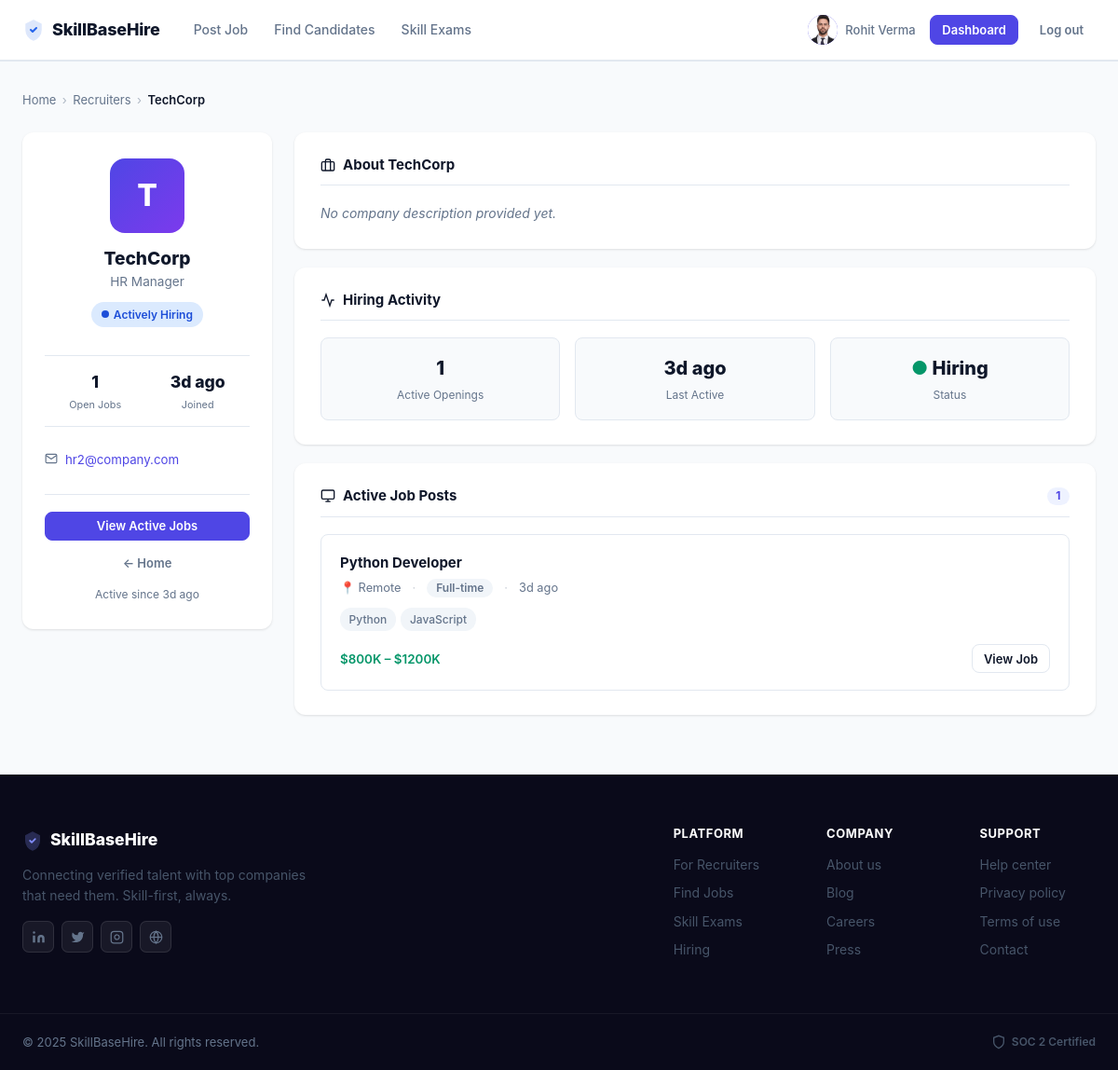
/recruiters/4 (signed in), run on the app's committed database.
### tables this page shows
CREATE TABLE users (
                id INTEGER PRIMARY KEY AUTOINCREMENT,
                name TEXT NOT NULL,
                email TEXT UNIQUE NOT NULL,
                password_hash TEXT NOT NULL,
                role TEXT NOT NULL CHECK(role IN ('candidate','recruiter')),
                created_at TIMESTAMP DEFAULT CURRENT_TIMESTAMP
            , email_verified INTEGER DEFAULT 1, verification_token TEXT);

CREATE TABLE recruiter_profiles (
                id INTEGER PRIMARY KEY AUTOINCREMENT,
                user_id INTEGER UNIQUE NOT NULL,
                company TEXT NOT NULL,
                company_bio TEXT DEFAULT '',
                website TEXT DEFAULT '', phone TEXT DEFAULT '', job_title TEXT DEFAULT '', company_size TEXT DEFAULT '', industry TEXT DEFAULT '', company_location TEXT DEFAULT '', profile_photo TEXT,
                FOREIGN KEY (user_id) REFERENCES users(id)
            );

CREATE TABLE jobs (
                id INTEGER PRIMARY KEY AUTOINCREMENT,
                recruiter_id INTEGER NOT NULL,
                title TEXT NOT NULL,
                company TEXT NOT NULL,
                location TEXT NOT NULL,
                job_type TEXT NOT NULL DEFAULT 'Full-time',
                description TEXT NOT NULL,
                requirements TEXT DEFAULT '',
                salary_min INTEGER DEFAULT 0,
                salary_max INTEGER DEFAULT 0,
                active INTEGER DEFAULT 1,
                created_at TIMESTAMP DEFAULT CURRENT_TIMESTAMP, skill_test_mandatory INTEGER DEFAULT 0,
                FOREIGN KEY (recruiter_id) REFERENCES users(id)
            );

### app.py (the view)
@app.route('/recruiters/<int:recruiter_id>')
def recruiter_detail(recruiter_id):
    db = get_db()
    recruiter = db.execute('''
        SELECT u.id, u.name, u.email, u.created_at,
               rp.company, rp.company_bio, rp.website, rp.profile_photo
        FROM users u LEFT JOIN recruiter_profiles rp ON u.id = rp.user_id
        WHERE u.id = ? AND u.role = 'recruiter'
    ''', [recruiter_id]).fetchone()
    if not recruiter:
        return render_template('recruiter_detail.html', recruiter=None, jobs=[],
                               user=get_current_user())
    jobs = db.execute('''
        SELECT j.*,
               (SELECT GROUP_CONCAT(s.name, ', ')
                FROM job_skills js JOIN skills s ON js.skill_id = s.id
                WHERE js.job_id = j.id) AS skills_list
        FROM jobs j WHERE j.recruiter_id = ? AND j.active = 1
        ORDER BY j.created_at DESC
    ''', [recruiter_id]).fetchall()
    return render_template('recruiter_detail.html', recruiter=recruiter, jobs=jobs,
                           user=get_current_user())

### templates/recruiter_detail.html (shortened to what this page needs)
{% extends "base.html" %}
{% block content %}
<div class="rd-page">
  <div class="container">
    {% if not recruiter %}
    <div class="rd-not-found">
      <div class="rd-not-found-icon">🏢</div>
      <h2>Recruiter Not Found</h2>
      <p>This recruiter profile doesn't exist or has been removed.</p>
      <a href="{{ url_for('home') }}" class="btn btn-primary">Go Back</a>
    </div>
    {% else %}
    <nav class="rd-breadcrumb" aria-label="Breadcrumb">
      <a href="{{ url_for('home') }}">Home</a>
      <span class="rd-sep">›</span>
      <span>Recruiters</span>
      <span class="rd-sep">›</span>
      <strong>{{ recruiter.company }}</strong>
    </nav>
    <div class="rd-layout">
      <aside>
        <div class="rd-profile-card">
          {% if session.get('user_id') == recruiter.id and session.get('role') == 'recruiter' %}
            <div id="puc-recruiter-detail" style="display:flex;justify-content:center;margin:0 auto 1rem;"></div>
          {% else %}
            <div class="rd-avatar" aria-label="{{ recruiter.company }}">
              {% if recruiter.profile_photo %}
                <img src="/static/uploads/photos/{{ recruiter.profile_photo }}" alt="{{ recruiter.company }}" style="width:100%;height:100%;object-fit:cover;display:block;">
              {% else %}
                {{ recruiter.company[0].upper() }}
              {% endif %}
            </div>
          {% endif %}
          <h1 class="rd-company-name">{{ recruiter.company }}</h1>
          <div class="rd-recruiter-sub">{{ recruiter.name }}</div>
          {% if jobs | length > 0 %}
          <div class="rd-hiring-badge">
            <svg width="8" height="8" viewBox="0 0 8 8"><circle cx="4" cy="4" r="4" fill="currentColor"/></svg>
            Actively Hiring
          </div>
          {% endif %}
          <div class="rd-stat-row">
            <div class="rd-stat-item">
              <div class="rd-stat-num">{{ jobs | length }}</div>
              <div class="rd-stat-lbl">Open Jobs</div>
            </div>
            <div class="rd-stat-item">
              <div class="rd-stat-num">{{ recruiter.created_at | timeago }}</div>
              <div class="rd-stat-lbl">Joined</div>
            </div>
          </div>
          <ul class="rd-meta-list">
            <li>
              <span class="mi-icon">
                <svg width="14" height="14" viewBox="0 0 24 24" fill="none" stroke="currentColor" stroke-width="2"><path d="M4 4h16c1.1 0 2 .9 2 2v12c0 1.1-.9 2-2 2H4c-1.1 0-2-.9-2-2V6c0-1.1.9-2 2-2z"/><polyline points="22,6 12,13 2,6"/></svg>
              </span>
              <a href="mailto:{{ recruiter.email }}">{{ recruiter.email }}</a>
            </li>
          </ul>
          <hr class="rd-divider">
          <div class="rd-actions">
            {% if session.get('role') == 'candidate' %}
              <a href="#active-jobs" class="btn btn-primary btn-full btn-sm">View Active Jobs</a>
              <a href="mailto:{{ recruiter.email }}" class="btn btn-outline btn-full btn-sm">Contact Recruiter</a>
              <a href="{{ url_for('jobs') }}" class="btn btn-ghost btn-full btn-sm">Browse All Jobs</a>
            {% elif user and user.id == recruiter.id %}
              <a href="{{ url_for('post_job') }}" class="btn btn-primary btn-full btn-sm">+ Post New Job</a>
              <a href="{{ url_for('recruiter_dashboard') }}" class="btn btn-outline btn-full btn-sm">Manage Jobs</a>
              <a href="{{ url_for('search_candidates') }}" class="btn btn-ghost btn-full btn-sm">Find Candidates</a>
            {% else %}
              {% if jobs | length > 0 %}
                <a href="#active-jobs" class="btn btn-primary btn-full btn-sm">View Active Jobs</a>
              {% endif %}
              <a href="{{ url_for('home') }}" class="btn btn-ghost btn-full btn-sm">← Home</a>
            {% endif %}
          </div>
          <div class="rd-joined">Active since {{ recruiter.created_at | timeago }}</div>
        </div>
      </aside>
      <div class="rd-main">
        <div class="rd-card">
          <h2 class="rd-card-title">
            <span style="display:flex;align-items:center;gap:.5rem">
              <svg width="16" height="16" viewBox="0 0 24 24" fill="none" stroke="currentColor" stroke-width="2"><rect x="2" y="7" width="20" height="14" rx="2"/><path d="M16 21V5a2 2 0 00-2-2h-4a2 2 0 00-2 2v16"/></svg>
              About {{ recruiter.company }}
            </span>
          </h2>
          {% if recruiter.company_bio %}
            <p class="rd-about">{{ recruiter.company_bio }}</p>
          {% else %}
            <p class="rd-about" style="font-style:italic">No company description provided yet.</p>
          {% endif %}
        </div>
        <div class="rd-card">
          <h2 class="rd-card-title">
            <span style="display:flex;align-items:center;gap:.5rem">
              <svg width="16" height="16" viewBox="0 0 24 24" fill="none" stroke="currentColor" stroke-width="2"><polyline points="22 12 18 12 15 21 9 3 6 12 2 12"/></svg>
              Hiring Activity
            </span>
          </h2>
          <div class="rd-activity-grid">
            <div class="rd-activity-box">
              <div class="rd-activity-val">{{ jobs | length }}</div>
              <div class="rd-activity-lbl">Active Openings</div>
            </div>
            <div class="rd-activity-box">
              <div class="rd-activity-val">{{ recruiter.created_at | timeago }}</div>
              <div class="rd-activity-lbl">Last Active</div>
            </div>
            <div class="rd-activity-box">
              <div class="rd-activity-val">
                {% if jobs | length > 0 %}
                  <span style="color:var(--success)">●</span> Hiring
                {% else %}
                  <span style="color:var(--text-muted)">●</span> None
                {% endif %}
              </div>
              <div class="rd-activity-lbl">Status</div>
            </div>
          </div>
        </div>
        <div class="rd-card" id="active-jobs">
          <h2 class="rd-card-title">
            <span style="display:flex;align-items:center;gap:.5rem">
              <svg width="16" height="16" viewBox="0 0 24 24" fill="none" stroke="currentColor" stroke-width="2"><rect x="2" y="3" width="20" height="14" rx="2"/><line x1="8" y1="21" x2="16" y2="21"/><line x1="12" y1="17" x2="12" y2="21"/></svg>
              Active Job Posts
            </span>
            {% if jobs | length > 0 %}
              <span class="rd-card-count">{{ jobs | length }}</span>
            {% endif %}
          </h2>
          {% if jobs %}
            {% for job in jobs %}
            <div class="rd-job-card">
              <div class="rd-job-title">{{ job.title }}</div>
              <div class="rd-job-meta">
                <span>📍 {{ job.location }}</span>
                <span class="rd-job-meta-dot">·</span>
                <span class="badge badge-gray">{{ job.job_type }}</span>
                <span class="rd-job-meta-dot">·</span>
                <span>{{ job.created_at | timeago }}</span>
              </div>
              {% if job.skills_list %}
              <div class="rd-job-skills">
                {% for skill_name in job.skills_list.split(', ') %}
                  <span class="rd-job-skill-tag">{{ skill_name }}</span>
                {% endfor %}
              </div>
              {% endif %}
              <div class="rd-job-foot">
                <div>
                  {% if job.salary_min or job.salary_max %}
                    <span class="rd-job-salary">
                      {% if job.salary_min and job.salary_max %}${{ job.salary_min // 1000 }}K – ${{ job.salary_max // 1000 }}K
                      {% elif job.salary_min %}${{ job.salary_min // 1000 }}K+
                      {% else %}Up to ${{ job.salary_max // 1000 }}K{% endif %}
                    </span>
                  {% else %}
                    <span class="rd-job-posted">{{ job.created_at | timeago }}</span>
                  {% endif %}
                </div>
                <div class="rd-job-actions">
                  <a href="{{ url_for('job_detail', job_id=job.id) }}" class="btn btn-outline btn-sm">View Job</a>
                </div>
              </div>
            </div>
            {% endfor %}
          {% else %}
            <p class="rd-empty">No active job postings at the moment.</p>
          {% endif %}
        </div>
      </div>
    </div>
    {% endif %}
  </div>
</div>
{% endblock %}

### templates/base.html (shortened to what this page needs)
<!DOCTYPE html>
<html lang="en">
<head>
  <link rel="stylesheet" href="{{ url_for('static', filename='style.css') }}">
</head>
<body>
<header class="navbar">
  <div class="container navbar-inner">
    <a href="{{ url_for('home') }}" class="navbar-brand">
      SkillBaseHire
    </a>
    <nav class="navbar-menu" id="navMenu">
      {% if not session.get('user_id') %}
        <a href="{{ url_for('recruiter_signup') }}">For Recruiters</a>
        <a href="{{ url_for('candidate_signup') }}">For Candidates</a>
        <a href="{{ url_for('skills_page') }}" class="{{ 'active' if request.endpoint == 'skills_page' else '' }}">Skill Exams</a>
        <a href="{{ url_for('jobs') }}" class="{{ 'active' if request.endpoint == 'jobs' else '' }}">Find Jobs</a>
      {% elif session.get('role') == 'candidate' %}
        <a href="{{ url_for('jobs') }}" class="{{ 'active' if request.endpoint == 'jobs' else '' }}">Find Jobs</a>
        <a href="{{ url_for('skills_page') }}" class="{{ 'active' if request.endpoint == 'skills_page' else '' }}">Skill Exams</a>
      {% else %}
        <a href="{{ url_for('post_job') }}">Post Job</a>
        <a href="{{ url_for('search_candidates') }}">Find Candidates</a>
        <a href="{{ url_for('skills_page') }}">Skill Exams</a>
      {% endif %}
    </nav>
    <div class="navbar-actions">
      {% if session.get('user_id') %}
        <a href="{{ url_for('recruiter_detail', recruiter_id=session.get('user_id')) if session.get('role') == 'recruiter' else url_for('candidate_profile') }}"
           class="nav-user-info nav-profile-link"
           aria-label="View my profile">
          <div class="nav-avatar">
            {% if session.get('profile_photo') %}
              <img src="/static/uploads/photos/{{ session.get('profile_photo') }}" class="avatar-img" alt="{{ session.get('name','') }}">
            {% else %}
              {{ session.get('name','?')[0].upper() }}
            {% endif %}
          </div>
          <span class="nav-name">{{ session.get('name','') }}</span>
        </a>
        {% if session.get('role') == 'recruiter' %}
          <a href="{{ url_for('recruiter_dashboard') }}" class="btn btn-sm btn-primary">Dashboard</a>
        {% endif %}
        <form action="{{ url_for('logout') }}" method="post" style="display:inline">
          <button type="submit" class="btn btn-sm btn-ghost">Log out</button>
        </form>
      {% else %}
        <a href="{{ url_for('candidate_login') }}" class="btn btn-sm btn-login">Log in</a>
        <a href="{{ url_for('candidate_signup') }}" class="btn btn-sm btn-primary">Sign up</a>
      {% endif %}
    </div>
  </div>
</header>
<main>{% block content %}{% endblock %}</main>
<footer class="footer">
  <div class="container footer-inner">
    <div class="footer-brand">
      <div class="footer-logo">
        SkillBaseHire
      </div>
      <p>Connecting verified talent with top companies<br>that need them. Skill-first, always.</p>
      <div class="footer-social">
        <a href="#" class="footer-social-icon" title="LinkedIn">
          <svg width="15" height="15" viewBox="0 0 24 24" fill="currentColor"><path d="M16 8a6 6 0 016 6v7h-4v-7a2 2 0 00-2-2 2 2 0 00-2 2v7h-4v-7a6 6 0 016-6zM2 9h4v12H2z"/><circle cx="4" cy="4" r="2" fill="currentColor"/></svg>
        </a>
        <a href="#" class="footer-social-icon" title="Twitter">
          <svg width="15" height="15" viewBox="0 0 24 24" fill="currentColor"><path d="M23 3a10.9 10.9 0 01-3.14 1.53 4.48 4.48 0 00-7.86 3v1A10.66 10.66 0 013 4s-4 9 5 13a11.64 11.64 0 01-7 2c9 5 20 0 20-11.5a4.5 4.5 0 00-.08-.83A7.72 7.72 0 0023 3z"/></svg>
        </a>
        <a href="#" class="footer-social-icon" title="Instagram">
          <svg width="15" height="15" viewBox="0 0 24 24" fill="none" stroke="currentColor" stroke-width="2"><rect x="2" y="2" width="20" height="20" rx="5"/><path d="M16 11.37A4 4 0 1112.63 8 4 4 0 0116 11.37z"/><line x1="17.5" y1="6.5" x2="17.51" y2="6.5"/></svg>
        </a>
        <a href="#" class="footer-social-icon" title="Website">
          <svg width="15" height="15" viewBox="0 0 24 24" fill="none" stroke="currentColor" stroke-width="2"><circle cx="12" cy="12" r="10"/><line x1="2" y1="12" x2="22" y2="12"/><path d="M12 2a15.3 15.3 0 014 10 15.3 15.3 0 01-4 10 15.3 15.3 0 01-4-10 15.3 15.3 0 014-10z"/></svg>
        </a>
      </div>
    </div>
    <div class="footer-links-4">
      <div>
        <h4>Platform</h4>
        <a href="{{ url_for('recruiter_signup') }}">For Recruiters</a>
        <a href="{{ url_for('jobs') }}">Find Jobs</a>
        <a href="{{ url_for('skills_page') }}">Skill Exams</a>
        <a href="{{ url_for('recruiter_signup') }}">Hiring</a>
      </div>
      <div>
        <h4>Company</h4>
        <a href="#">About us</a>
        <a href="#">Blog</a>
        <a href="#">Careers</a>
        <a href="#">Press</a>
      </div>
      <div>
        <h4>Support</h4>
        <a href="#">Help center</a>
        <a href="#">Privacy policy</a>
        <a href="#">Terms of use</a>
        <a href="#">Contact</a>
      </div>
    </div>
  </div>
  <div class="footer-bottom">
    <div class="container footer-bottom-row">
      <p>© 2025 SkillBaseHire. All rights reserved.</p>
      <div class="soc2-badge">
        <svg width="16" height="16" viewBox="0 0 24 24" fill="none" stroke="currentColor" stroke-width="2"><path d="M12 22s8-4 8-10V5l-8-3-8 3v7c0 6 8 10 8 10z"/></svg>
        SOC 2 Certified
      </div>
    </div>
  </div>
</footer>
</body>
</html>

### data on the page
users: get "Rohit Verma"
recruiter_profiles: company "TechCorp", company "T"
users: name "HR Manager", created_at "3d ago", email "hr2@company.com"
jobs: title "Python Developer", location "Remote", job_type "Full-time", created_at "3d ago", skill_name "Python" "JavaScript", salary_min "800", salary_max "1200"

### other printed values
{{ jobs | length }} "1"
